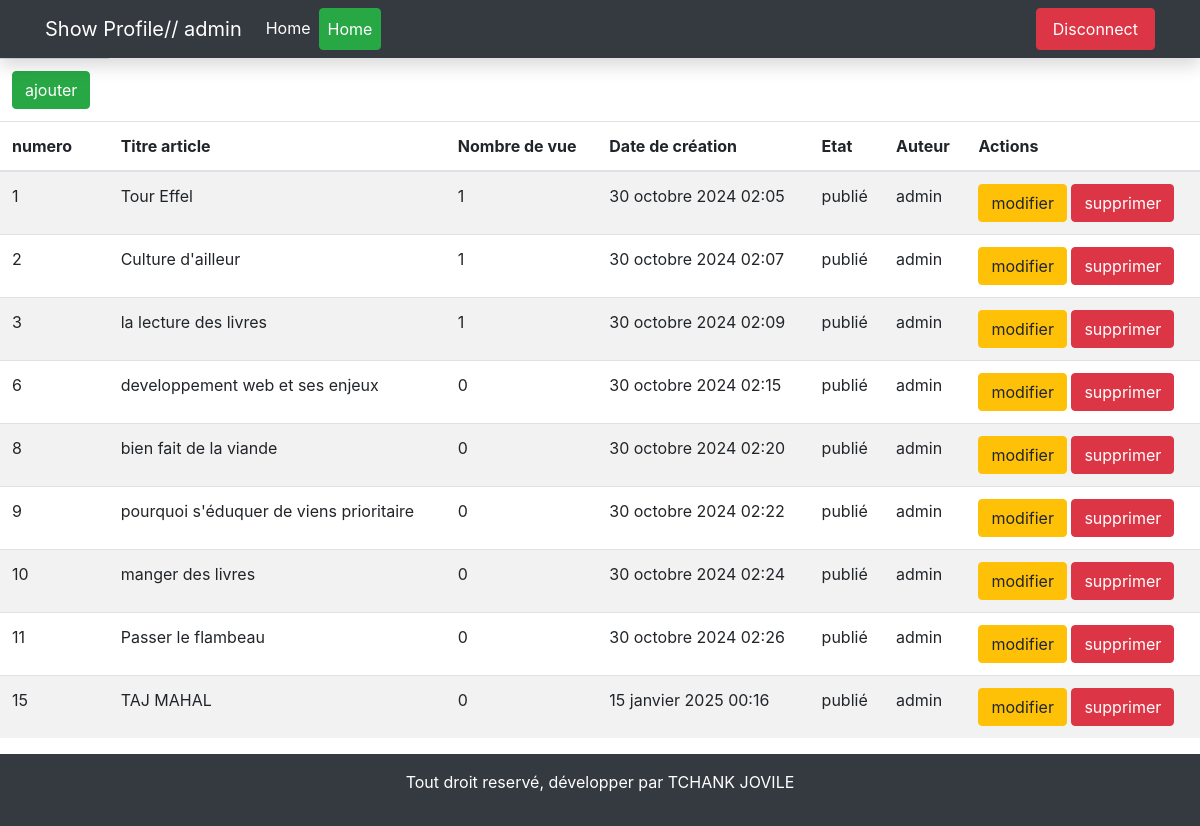
Screenshot of /listarticle/ (signed in) with the database file from the repository.
### blogapp/models.py (models this page shows, shortened)
class Article(models.Model):
    etat_choices = [
        ('encours', 'En cours de validation'),
        ('publié', 'publié'),
        ('rejeté', 'rejeté')
    ]
    titre = models.CharField(max_length= 50)
    description= models.TextField()
    image = models.ImageField(upload_to= 'media/', max_length= 120)
    date_creation= models.DateTimeField(auto_now_add= True, editable= False, null=True, blank= True)
    date_modification= models.DateField(default= date.today)
    date_publication= models.DateTimeField(default= timezone.now)
    etat= models.CharField(max_length= 30, choices=etat_choices )
    nombre_vue= models.IntegerField(default= 0, editable= False)
    auteur= models.ForeignKey(User, on_delete= models.CASCADE, related_name= 'articles')
    category = models.ForeignKey(Category, on_delete= models.CASCADE, related_name='categories')
    likes = models.PositiveIntegerField( default=0)
    objects= models.Manager() # manager par defaut
    publier= PublishedManager()# manager personnalisé
    def get_modify_url(self):
        return reverse('modify', kwargs={"id": str(self.id)})
    def get_delete_url(self):
        return reverse('delete', kwargs={"id": str(self.id)})

### blogapp/views.py (the view)
# urls.py: path('listarticle/', listarticle_view, name= "listarticle"),
def listarticle_view(request):
    user  = request.user
    posts= Article.objects.all().filter(auteur= user)
    context= {
        'posts': posts,
    }
    return render(request, 'listarticle.html', context)

### templates/listarticle.html (shortened to what this page needs)
{%extends 'base.html'%}
{% load static %}
{% block navbar %}
    <nav class="navbar navbar-expand-lg navbar-light bg-light bg-dark shadow" >
    <div class="container">
      {% if request.user.is_authenticated %}
  <a class="navbar-brand text-white" href="#">Show Profile//  {{ user.username }}</a>
      {% endif %}
  <div class="collapse navbar-collapse" id="navbarNavAltMarkup">
    <div class="navbar-nav text-white">
      <a class="nav-item nav-link active text-white" href="{%url 'home'%}">Home <span class="sr-only">(current)</span></a>
      <a class="nav-item nav-link btn btn-success text-white" href="{% url 'home'%}">Home</a>
    </div>
  </div>
      <a class="nav-item ml-25 nav-link btn btn-danger text-white" href="{%url 'logout'%}">Disconnect</a>
   </div>
</nav>
    {% endblock %}
{% block services %}
<table class="table table-striped">
  <thead>
    <tr> <td><a href="{% url 'createarticle'%}" class="btn btn-success">ajouter</a></td></tr>
    <tr>
      <th scope="row">numero </th>
      <th>Titre article</th>
      <th>Nombre de vue</th>
      <th>Date de création</th>
      <th>Etat</th>
      <th>Auteur</th>
      <th  scope="col">Actions</th>
    </tr>
  </thead>
  <tbody>
  {%if posts %}
        {%for post in posts%}
    <tr>
    <td>{{post.id}}</td>
    <td>{{ post.titre }}</td>
    <td>{{ post.nombre_vue }}</td>
    <td>{{ post.date_creation }}</td>
    <td>{{ post.etat }}</td>
    <td>{{ post.auteur}}</td>
    <td>
    <a href="{{post.get_modify_url}}" class="btn btn-warning">modifier</a>
    <a href="{{post.get_delete_url}}" class="btn btn-danger">supprimer</a>
      </td>
    </tr>
    {%endfor%}
  {%else%}
  <tr>
    <td colspan="4">Aucun article ajouté par cet utilisateur.</td>
  </tr>
  {%endif%}
  </tbody>
</table>
{% endblock %}

### rows the page displays
Article: id "1", titre "Tour Effel", nombre_vue "1", date_creation "30 octobre 2024 02:05", etat "publié", auteur "admin"
Article: id "2", titre "Culture d'ailleur", nombre_vue "1", date_creation "30 octobre 2024 02:07", etat "publié", auteur "admin"
Article: id "3", titre "la lecture des livres", nombre_vue "1", date_creation "30 octobre 2024 02:09", etat "publié", auteur "admin"
Article: id "6", titre "developpement web et ses enjeux", nombre_vue "0", date_creation "30 octobre 2024 02:15", etat "publié", auteur "admin"
Article: id "8", titre "bien fait de la viande", nombre_vue "0", date_creation "30 octobre 2024 02:20", etat "publié", auteur "admin"
Article: id "9", titre "pourquoi s'éduquer de viens prioritaire", nombre_vue "0", date_creation "30 octobre 2024 02:22", etat "publié", auteur "admin"
Article: id "10", titre "manger des livres", nombre_vue "0", date_creation "30 octobre 2024 02:24", etat "publié", auteur "admin"
Article: id "11", titre "Passer le flambeau", nombre_vue "0", date_creation "30 octobre 2024 02:26", etat "publié", auteur "admin"
Article: id "15", titre "TAJ MAHAL", nombre_vue "0", date_creation "15 janvier 2025 00:16", etat "publié", auteur "admin"

### other values shown
{{ user.username }} "admin"
